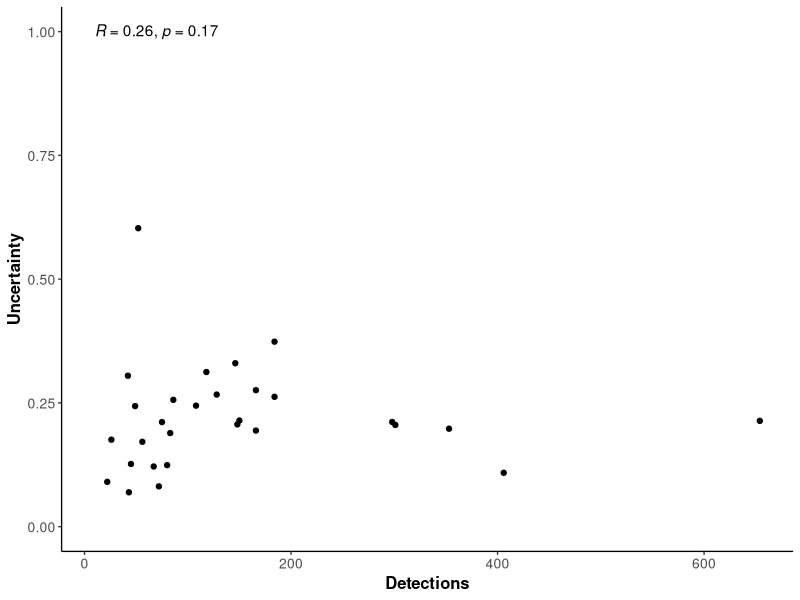
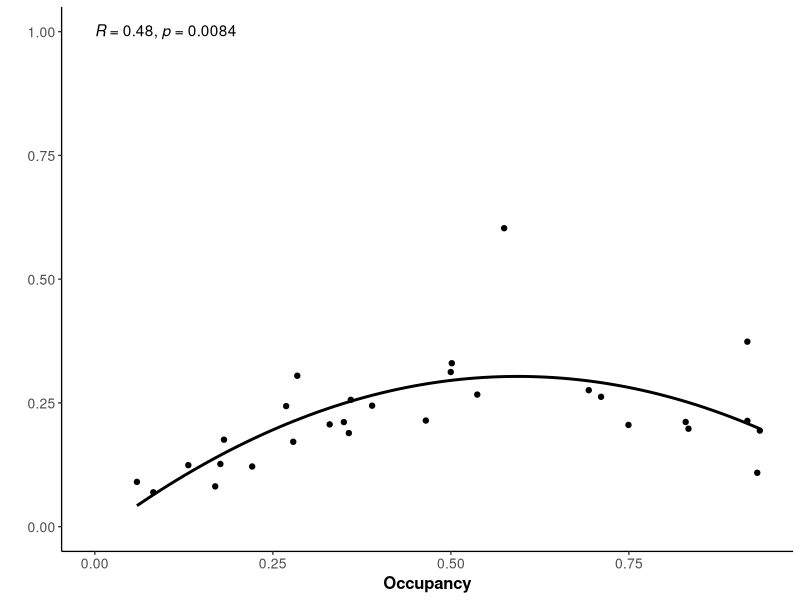
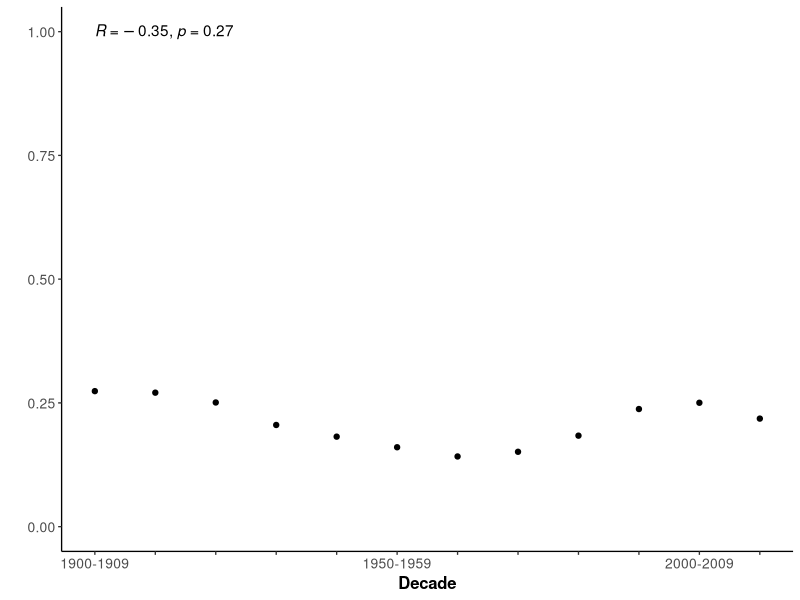
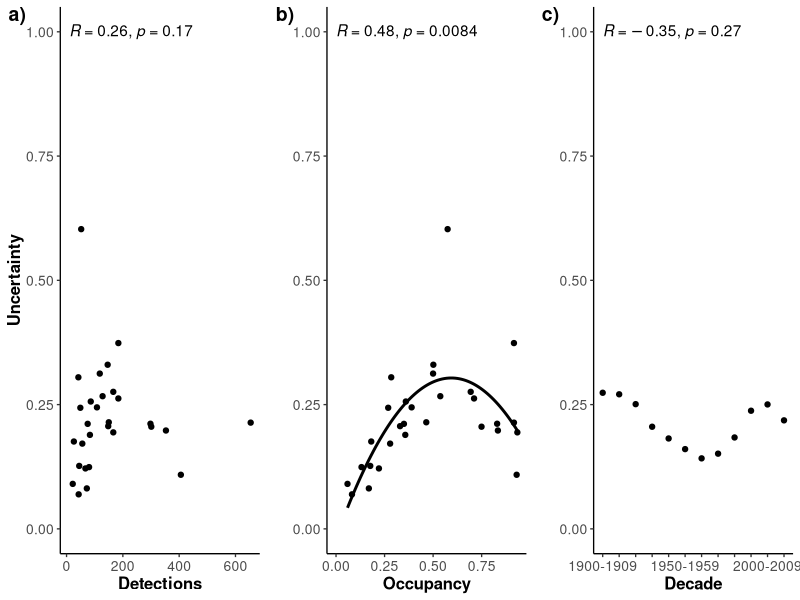
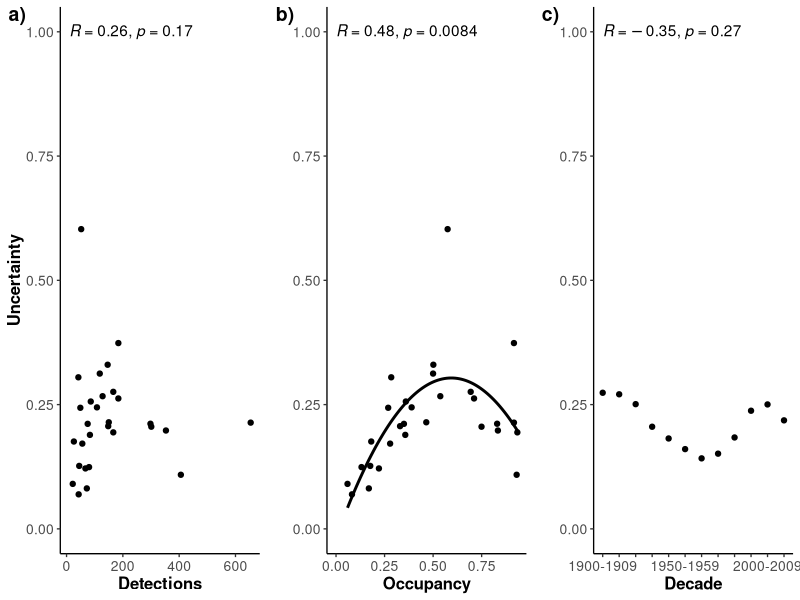

Write the R code that produced these figures, in order.
## ---- chunk 1
knitr::opts_chunk$set(echo = TRUE)
## ---- chunk 2
library(ggplot2)
library(ggpubr)
library(cowplot)
library(dplyr)
## ---- chunk 3
df <- read.csv("../data/ci_decades.csv", sep=",", header = TRUE)

## ---- chunk 4
Detections<-df %>%                              
  group_by(Species) %>%                         
  summarise(Obs=sum(Detections), Uncertainty=median(SD.breadth))

cor(Detections$Obs, Detections$Uncertainty, method = c("spearman"))
test<-cor.test(Detections$Obs, Detections$Uncertainty, method = c("spearman"))

Occupancy<-df %>%                                        
  group_by(Species) %>%                         
  summarise(Occ=median(Mean.occupancy), Uncertainty=median(SD.breadth))

cor(Occupancy$Occ, Occupancy$Uncertainty, method = c("pearson"))
cor.test(Occupancy$Occ, Occupancy$Uncertainty, method = c("spearman"))

Decade<-df %>%                                        
  group_by(Decade) %>%                         
  summarise(Uncertainty=median(SD.breadth)) 

cor(Decade$Decade, Decade$Uncertainty, method = c("pearson"))
cor.test(Decade$Decade, Decade$Uncertainty, method = c("spearman"))

## ---- chunk 5
(Obs<- ggplot(aes(y=Uncertainty, x=Obs), data = Detections)+ 
   geom_point() +
   theme_classic(base_size = 10) +
   stat_cor(method="spearman", label.x=10, label.y=1) +
   ylim(0,1)+
   ylab("Uncertainty") +
   xlab("Detections") + 
   theme(legend.title = element_blank(),
         legend.position = "none",
         legend.text = element_text(face = "italic"), 
         panel.border = element_blank(),
         panel.grid.major = element_blank(),
         panel.grid.minor = element_blank(),
         # Change axis line
         axis.line = element_line(colour = "black"),
         #legend.position = "none",
         axis.text=element_text(size=10),
         axis.title=element_text(size=12,face="bold")) +
   guides(fill=guide_legend(keywidth=0.4,
         keyheight=0.1,
         default.unit="inch")
 ))
## ---- chunk 6
(Occ<- ggplot(aes(y=Uncertainty, x=Occ), data = Occupancy)+ 
   geom_point() +
   geom_smooth(colour = "black", method = lm, formula = y ~ x + I(x^2), se = FALSE) +
   theme_classic(base_size = 10) +
   stat_cor(method="spearman", label.x=0, label.y=1) +
   ylim(0,1)+
   ylab("") +
   xlab("Occupancy") + 
   theme(legend.title = element_blank(),
         legend.position = "none",
         legend.text = element_text(face = "italic"), 
         panel.border = element_blank(),
         panel.grid.major = element_blank(),
         panel.grid.minor = element_blank(),
         # Change axis line
         axis.line = element_line(colour = "black"),
         #legend.position = "none",
         axis.text=element_text(size=10),
         axis.title=element_text(size=12,face="bold")) +
   guides(fill=guide_legend(keywidth=0.4,
         keyheight=0.1,
         default.unit="inch")
 ))
## ---- chunk 7

(tp<- ggplot(aes(y=Uncertainty, x=Decade), data = Decade)+ 
   geom_point() +
   theme_classic(base_size = 10) +
   stat_cor(method="spearman", label.x=1, label.y=1) +
   ylim(0,1)+
   ylab("") +
   xlab("Decade") + 
   scale_x_continuous(breaks = seq(1, 12, by = 1), labels=c("1" = "1900-1909", "2" = "", "3" = "", "4" = "", "5" = "", "6" = "1950-1959", "7" = "", "8" = "", "9" = "", "10" = "", "11" = "2000-2009", "12" = "" )) +
   theme(legend.title = element_blank(),
         legend.text = element_text(face = "italic"), 
         panel.border = element_blank(),
         panel.grid.major = element_blank(),
         panel.grid.minor = element_blank(),
         # Change axis line
         axis.line = element_line(colour = "black"),
         legend.position = "none",
         axis.text=element_text(size=10),
         axis.title=element_text(size=12,face="bold")) +
   guides(fill=guide_legend(keywidth=0.4,
         keyheight=0.1,
         default.unit="inch")
 ))
## ---- chunk 8
png("FigS7.png", width = 1100, height = 350)
plot_grid(Obs, Occ, tp, ncol=3, align="v", labels = c("a)", "b)", "c)"))
dev.off()

FigS7<-plot_grid(Obs, Occ, tp, ncol=3, align="v", labels = c("a)", "b)", "c)"))

ggsave("FigS7.pdf", width = 248, height = 88, units = c("mm"), dpi = 600, limitsize = TRUE)
